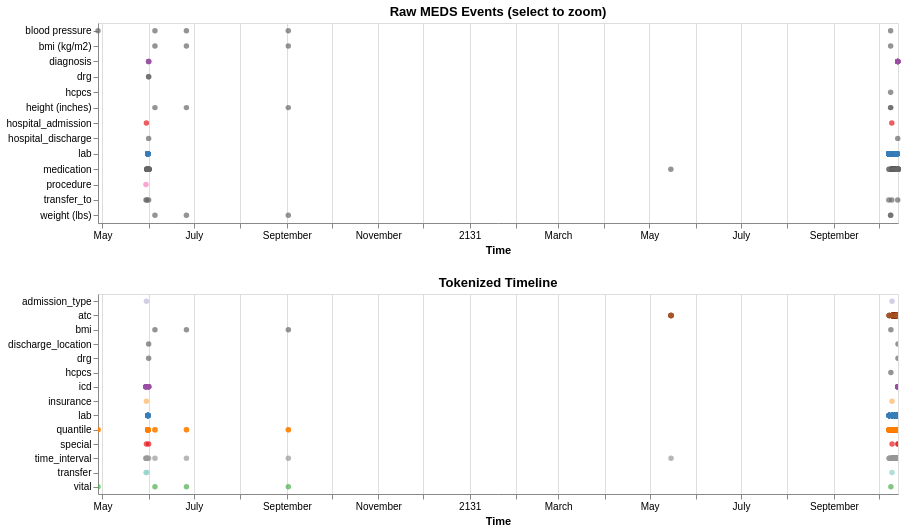

Write notebook code for a chart like this one.
### Markdown cell above
## Raw MEDS vs Tokenized (Side-by-Side)

### Code cell
EXCLUDE_BIRTH = True  # Toggle to include/exclude birth events from MEDS chart

if raw_meds is not None:
    patient_meds = raw_meds.filter(pl.col("subject_id") == PATIENT_ID).sort("time")
    print(f"Raw MEDS: {len(patient_meds)} events for patient {PATIENT_ID}")

    # Derive category from MEDS code prefix
    meds_display = patient_meds.select(
        "subject_id", "time", "code", "numeric_value"
    ).with_columns(
        category=pl.col("code").str.split("//").list.first().str.to_lowercase(),
    ).filter(
        pl.col("time").is_not_null()
    )

    if EXCLUDE_BIRTH:
        meds_display = meds_display.filter(pl.col("code") != "MEDS_BIRTH")
        print("(birth events excluded — set EXCLUDE_BIRTH = False to include)")

    meds_display = meds_display.to_pandas()

    meds_categories = sorted(meds_display["category"].unique())

    # Build a unified color scale across both charts
    all_categories = sorted(set(meds_categories) | set(categories))
    all_colors = [category_colors.get(c, "#666666") for c in all_categories]
    unified_scale = alt.Scale(domain=all_categories, range=all_colors)

    selection2 = alt.selection_interval(encodings=["x"])

    # Raw MEDS chart
    meds_chart = alt.Chart(meds_display).mark_circle(size=30, opacity=0.7).encode(
        x=alt.X("time:T", title="Time"),
        y=alt.Y("category:N", title=None, sort=meds_categories),
        color=alt.Color("category:N", scale=unified_scale, legend=None),
        tooltip=["code:N", "numeric_value:Q", "category:N", "time:T"],
    ).properties(
        width=800, height=200, title="Raw MEDS Events (select to zoom)"
    ).add_params(selection2)

    # Tokenized chart (shared zoom)
    token_chart = alt.Chart(timeline_df.to_pandas()).mark_circle(size=30, opacity=0.7).encode(
        x=alt.X("timestamp:T", title="Time", scale=alt.Scale(domain=selection2)),
        y=alt.Y("category:N", title=None, sort=categories),
        color=alt.Color("category:N", scale=unified_scale, legend=None),
        tooltip=["position:Q", "token:N", "category:N", "timestamp:T"],
    ).properties(width=800, height=200, title="Tokenized Timeline")

    display(meds_chart & token_chart)
else:
    print("No raw MEDS data loaded — set MEDS_DIR to enable side-by-side comparison")

### Figure 1 — Vega-Lite specification as saved in the notebook (floating-point values rounded to 4 significant figures; data arrays with more than 128 entries replaced by an {"elided": "..."} marker saying what was removed)
{"config": {"view": {"continuousWidth": 300, "continuousHeight": 300}}, "vconcat": [{"data": {"name": "data-2344f81e074ee2f465449298928866f7"}, "mark": {"type": "circle", "opacity": 0.7, "size": 30}, "encoding": {"color": {"field": "category", "legend": null, "scale": {"domain": ["admission_type", "atc", "blood pressure", "bmi", "bmi (kg/m2)", "diagnosis", "discharge_location", "drg", "hcpcs", "height (inches)", "hospital_admission", "hospital_discharge", "icd", "insurance", "lab", "medication", "procedure", "quantile", "special", "time_interval", "transfer", "transfer_to", "vital", "weight (lbs)"], "range": ["#bebada", "#a65628", "#666666", "#666666", "#666666", "#984ea3", "#666666", "#666666", "#666666", "#666666", "#e41a1c", "#666666", "#984ea3", "#fdb462", "#377eb8", "#666666", "#f781bf", "#ff7f00", "#e41a1c", "#999999", "#8dd3c7", "#666666", "#4daf4a", "#666666"]}, "type": "nominal"}, "tooltip": [{"field": "code", "type": "nominal"}, {"field": "numeric_value", "type": "quantitative"}, {"field": "category", "type": "nominal"}, {"field": "time", "type": "temporal"}], "x": {"field": "time", "title": "Time", "type": "temporal"}, "y": {"field": "category", "sort": ["blood pressure", "bmi (kg/m2)", "diagnosis", "drg", "hcpcs", "height (inches)", "hospital_admission", "hospital_discharge", "lab", "medication", "procedure", "transfer_to", "weight (lbs)"], "title": null, "type": "nominal"}}, "height": 200, "name": "view_c97bdc217567fbaf_0", "title": "Raw MEDS Events (select to zoom)", "width": 800}, {"data": {"name": "data-f034a2e035bef583e2eb13bb0753ec89"}, "mark": {"type": "circle", "opacity": 0.7, "size": 30}, "encoding": {"color": {"field": "category", "legend": null, "scale": {"domain": ["admission_type", "atc", "blood pressure", "bmi", "bmi (kg/m2)", "diagnosis", "discharge_location", "drg", "hcpcs", "height (inches)", "hospital_admission", "hospital_discharge", "icd", "insurance", "lab", "medication", "procedure", "quantile", "special", "time_interval", "transfer", "transfer_to", "vital", "weight (lbs)"], "range": ["#bebada", "#a65628", "#666666", "#666666", "#666666", "#984ea3", "#666666", "#666666", "#666666", "#666666", "#e41a1c", "#666666", "#984ea3", "#fdb462", "#377eb8", "#666666", "#f781bf", "#ff7f00", "#e41a1c", "#999999", "#8dd3c7", "#666666", "#4daf4a", "#666666"]}, "type": "nominal"}, "tooltip": [{"field": "position", "type": "quantitative"}, {"field": "token", "type": "nominal"}, {"field": "category", "type": "nominal"}, {"field": "timestamp", "type": "temporal"}], "x": {"field": "timestamp", "scale": {"domain": {"param": "param_c97a99acfc68b794"}}, "title": "Time", "type": "temporal"}, "y": {"field": "category", "sort": ["admission_type", "atc", "bmi", "discharge_location", "drg", "hcpcs", "icd", "insurance", "lab", "quantile", "special", "time_interval", "transfer", "vital"], "title": null, "type": "nominal"}}, "height": 200, "title": "Tokenized Timeline", "width": 800}], "params": [{"name": "param_c97a99acfc68b794", "select": {"type": "interval", "encodings": ["x"]}, "views": ["view_c97bdc217567fbaf_0"]}], "$schema": "https://vega.github.io/schema/vega-lite/v6.1.0.json", "datasets": {"data-2344f81e074ee2f465449298928866f7": {"elided": "411 records"}, "data-f034a2e035bef583e2eb13bb0753ec89": {"elided": "697 records"}}}
